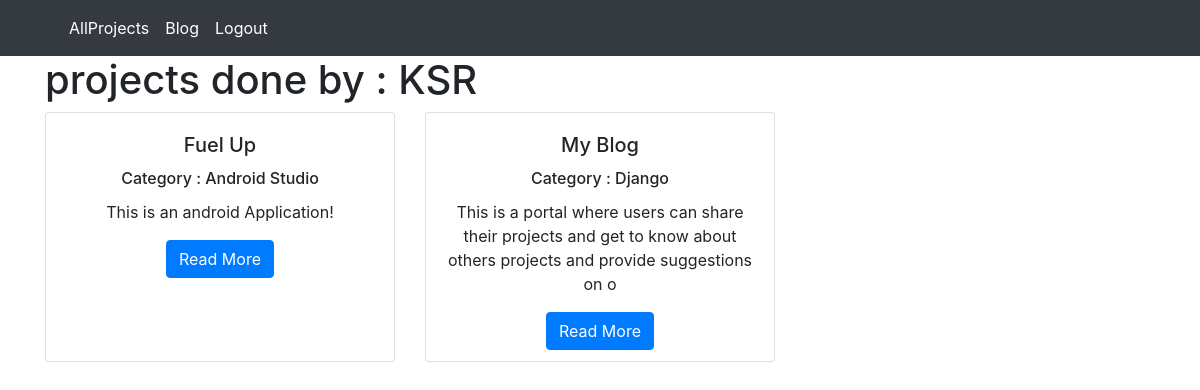
The app's page /projects/KSR/ with its own data.
### projects/models.py (models this page shows, shortened)
class Project(models.Model):
    user = models.ForeignKey(User, on_delete=models.CASCADE)
    title = models.CharField(max_length=100)
    description = models.TextField()
    technology = models.TextField()
    projectcategory = models.ForeignKey("ProjectCategory",on_delete=models.CASCADE)

class ProjectCategory(models.Model):
    name = models.CharField(max_length=20)
    def __str__(self):
        return self.name

### projects/views.py (the view)
# urls.py: path("<str:username>/",views.user_project_index,name = "user_project_index"),
def user_project_index(request,username):
    user = User.objects.get(username=username)
    projects = Project.objects.filter(user = user)
    context = {
        "projects": projects,
        "user":user
    }
    return render(request, "user_project_index.html", context)

### projects/templates/user_project_index.html
{% extends "base.html" %}
{% load static %}
{% block page_content %}
<h1>projects done by : {{user.username}}</h1>
<div class="row">
{% for project in projects %}
    <div class="col-md-4" >
        <div class="card mb-2" style="height:250px">
            <div class="card-body" align="center">
                <h5 class="card-title">{{ project.title }}</h5>
                <h6 class="card-title">Category : {{ project.projectcategory }}</h6>
                <p class="card-text">{{ project.description | slice:":120" }}</p>
                <a href="{% url 'project_detail' project.pk %}"
                   class="btn btn-primary" align="center">
                    Read More
                </a>
            </div>
        </div>
    </div>
    {% endfor %}
</div>
{% endblock %}

### records on screen
Project: title "Fuel Up", projectcategory "Android Studio", description "This is an android Application!"
Project: title "My Blog", projectcategory "Django", description "This is a portal where users can share their projects and get to know about others projects and provide suggestions on o"

### other values on screen
{{ user.username }} "KSR"
